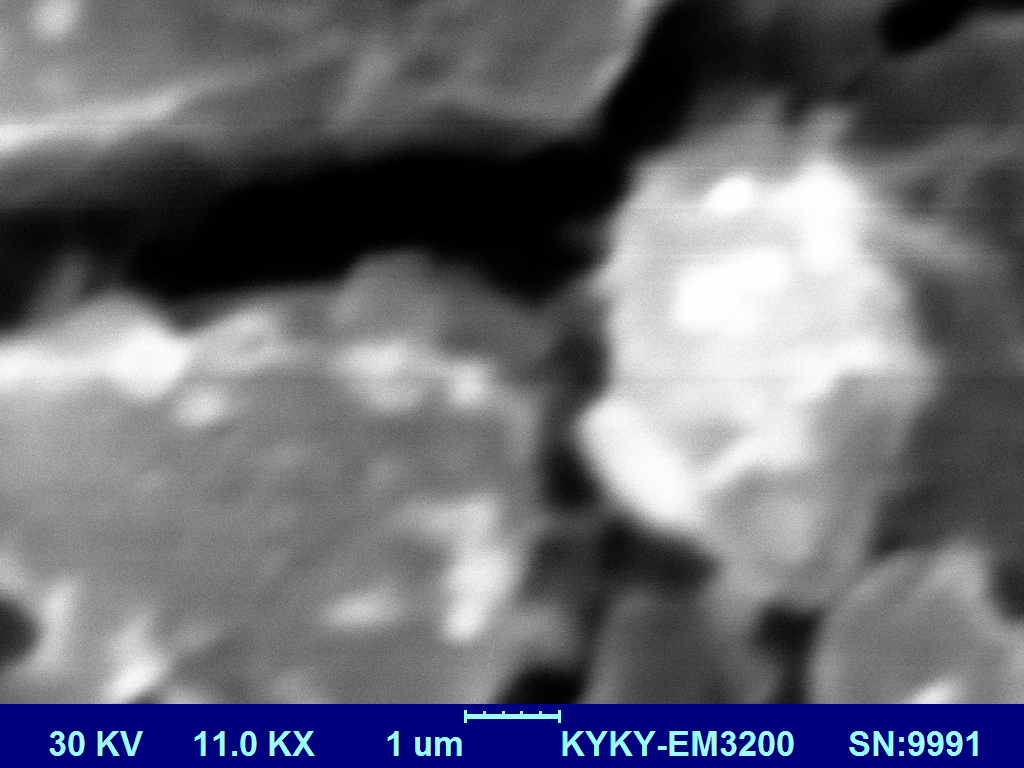
#> input picture SEM_experiment6/pic/400_11k.png, 1024 x 768 px; its folder holds 4 pictures in this run
$ python analyze_snr.py   (older library calls are emulated)
#> lines starting #> are read from the running program, lines starting #| are printed output that depends on the picture; after the words box and inside, x2 and y2 are one past the last pixel; in counts of white or black regions, pixels touching at a corner belong together
from __future__ import annotations

import argparse
import csv
import os
import re
import tempfile
from dataclasses import dataclass
from pathlib import Path

os.environ.setdefault("MPLCONFIGDIR", str(Path(tempfile.gettempdir()) / "matplotlib-cache"))

import cv2
import matplotlib.pyplot as plt
import numpy as np


FILENAME_RE = re.compile(
    r"^(?P<current>\d+(?:\.\d+)?)_(?P<magnification>\d+(?:\.\d+)?k)\.(?P<ext>png|jpg|jpeg|tif|tiff)$",
    re.IGNORECASE,
)


@dataclass(frozen=True)
class SNRRecord:
    current: float
    magnification: str
    filename: str
    width: int
    height: int
    roi: str
    mean_gray: float
    noise_sigma_flat: float
    snr_flat: float
    noise_sigma_all: float
    snr_all: float
    flat_pixel_fraction: float


def parse_args() -> argparse.Namespace:
    script_dir = Path(__file__).resolve().parent
    sem_dir = script_dir.parent

    parser = argparse.ArgumentParser(
        description="Analyze SEM SNR using high-pass residual noise estimation."
    )
    parser.add_argument(
        "--image-dir",
        type=Path,
        default=sem_dir / "pic",
        help="Directory containing SEM images named like 400_11k.png.",
    )
    parser.add_argument(
        "--magnification",
        default="11k",
        help="Magnification tag to analyze, matching the second number in each filename.",
    )
    parser.add_argument(
        "--crop-bottom",
        type=int,
        default=80,
        help=(
            "Pixels removed from the image bottom before analysis. "
            "Use 0 to include the full frame."
        ),
    )
    parser.add_argument(
        "--gaussian-sigma",
        type=float,
        default=3.0,
        help="Gaussian blur sigma used to estimate the low-frequency image background.",
    )
    parser.add_argument(
        "--flat-percentile",
        type=float,
        default=50.0,
        help=(
            "Percentile threshold of the smoothed-image Sobel gradient. "
            "Pixels below this threshold are treated as relatively flat."
        ),
    )
    parser.add_argument(
        "--out-dir",
        type=Path,
        default=sem_dir / "anly_data" / "snr",
        help="Directory for the output table and plot.",
    )
    return parser.parse_args()


def iter_image_files(image_dir: Path, magnification: str) -> list[tuple[Path, float, str]]:
    files: list[tuple[Path, float, str]] = []
    wanted_mag = magnification.lower()

    for path in image_dir.iterdir():
        if not path.is_file():
            continue
        match = FILENAME_RE.match(path.name)
        if not match:
            continue
        mag = match.group("magnification").lower()
        if mag != wanted_mag:
            continue
        files.append((path, float(match.group("current")), mag))
#> pass 2 of the loop in iter_image_files, `for path in image_dir.iterdir():`:

    return sorted(files, key=lambda item: item[1])


def read_gray_roi(path: Path, crop_bottom: int) -> tuple[np.ndarray, str]:
    gray = cv2.imread(str(path), cv2.IMREAD_GRAYSCALE)
    if gray is None:
        raise ValueError(f"Failed to read image: {path}")

    if crop_bottom < 0:
        raise ValueError("--crop-bottom must be non-negative.")
    if crop_bottom >= gray.shape[0]:
        raise ValueError(
            f"--crop-bottom={crop_bottom} is too large for {path.name} "
            f"with height {gray.shape[0]}."
        )
    if crop_bottom:
        gray = gray[:-crop_bottom, :]
        roi = f"x=0:{gray.shape[1]}, y=0:{gray.shape[0]} (bottom {crop_bottom}px cropped)"
    else:
        roi = f"x=0:{gray.shape[1]}, y=0:{gray.shape[0]} (full image)"

    return gray.astype(np.float64), roi


def estimate_snr(
    gray: np.ndarray,
    gaussian_sigma: float,
    flat_percentile: float,
) -> tuple[float, float, float, float, float]:
    if gaussian_sigma <= 0:
        raise ValueError("--gaussian-sigma must be positive.")
    if not 0 < flat_percentile <= 100:
        raise ValueError("--flat-percentile must be in (0, 100].")

    smooth = cv2.GaussianBlur(gray, ksize=(0, 0), sigmaX=gaussian_sigma, sigmaY=gaussian_sigma)
    highpass = gray - smooth

    grad_x = cv2.Sobel(smooth, cv2.CV_64F, 1, 0, ksize=3)
    grad_y = cv2.Sobel(smooth, cv2.CV_64F, 0, 1, ksize=3)
    gradient = np.sqrt(grad_x**2 + grad_y**2)
    threshold = float(np.percentile(gradient, flat_percentile))
    flat_mask = gradient <= threshold

    noise_sigma_all = float(highpass.std(ddof=0))
    noise_sigma_flat = float(highpass[flat_mask].std(ddof=0))
    mean_gray = float(gray.mean())
    snr_all = mean_gray / noise_sigma_all if noise_sigma_all else float("inf")
    snr_flat = mean_gray / noise_sigma_flat if noise_sigma_flat else float("inf")
    flat_pixel_fraction = float(flat_mask.mean())
    return noise_sigma_flat, snr_flat, noise_sigma_all, snr_all, flat_pixel_fraction


def analyze_images(
    image_dir: Path,
    magnification: str,
    crop_bottom: int,
    gaussian_sigma: float,
    flat_percentile: float,
) -> list[SNRRecord]:
    image_files = iter_image_files(image_dir, magnification)
    if not image_files:
        raise FileNotFoundError(
            f"No images matching '*_{magnification}.*' were found in {image_dir}."
        )

    records: list[SNRRecord] = []
    for path, current, mag in image_files:
        gray, roi = read_gray_roi(path, crop_bottom)
#> in read_gray_roi, `gray = gray[:-crop_bottom, :]`:
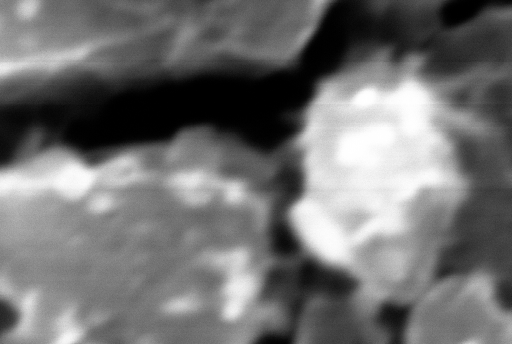
#> gray: shape (688, 1024) (shown at 1/2 size); min 0, max 255, mean 113.3
#> in analyze_images, `gray, roi = read_gray_roi(path, crop_bottom)`: roi = 'x=0:1024, y=0:688 (bottom 80px cropped)'
        noise_sigma_flat, snr_flat, noise_sigma_all, snr_all, flat_pixel_fraction = estimate_snr(
            gray, gaussian_sigma, flat_percentile
        )
#> in estimate_snr, `highpass = gray - smooth`:
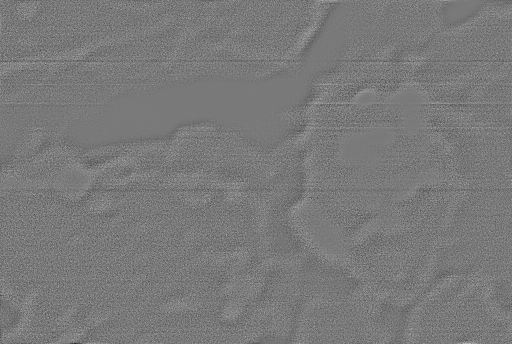
#> highpass: shape (688, 1024) float64 (shown at 1/2 size); min -29.54, max 32.26, mean 0; drawn with min black and max white
#> in estimate_snr, `grad_x = cv2.Sobel(smooth, cv2.CV_64F, 1, 0, ksize=3)`:
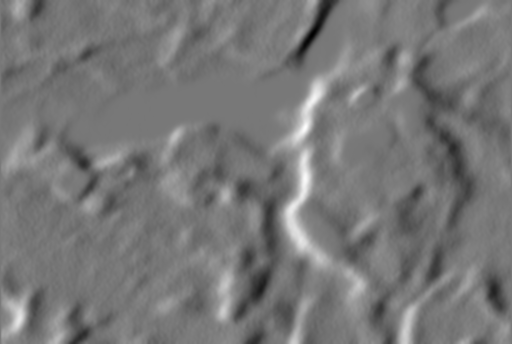
#> grad_x: shape (688, 1024) float64 (shown at 1/2 size); min -57.16, max 64.04, mean -0.4; drawn with min black and max white
#> in estimate_snr, `grad_y = cv2.Sobel(smooth, cv2.CV_64F, 0, 1, ksize=3)`:
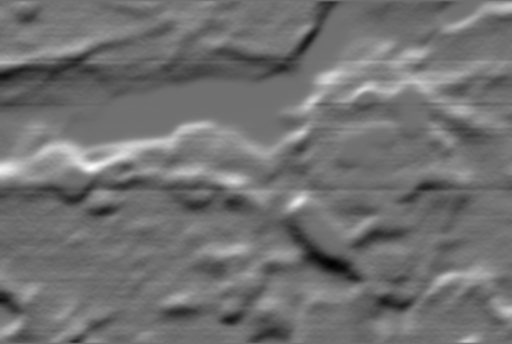
#> grad_y: shape (688, 1024) float64 (shown at 1/2 size); min -52.91, max 66.64, mean 0.4; drawn with min black and max white
#> in estimate_snr, `gradient = np.sqrt(grad_x**2 + grad_y**2)`:
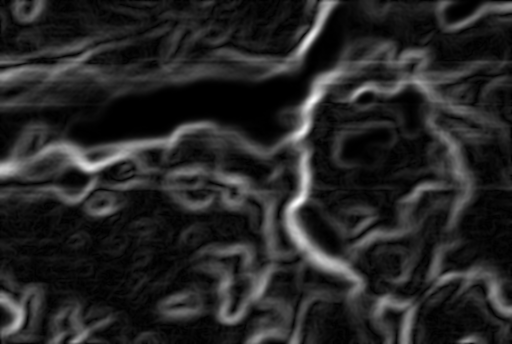
#> gradient: shape (688, 1024) float64 (shown at 1/2 size); min 0, max 74.8, mean 11.1; drawn with min black and max white
#> in estimate_snr, `threshold = float(np.percentile(gradient, flat_percentile))`: threshold = 7.65
#> in estimate_snr, `flat_mask = gradient <= threshold`:
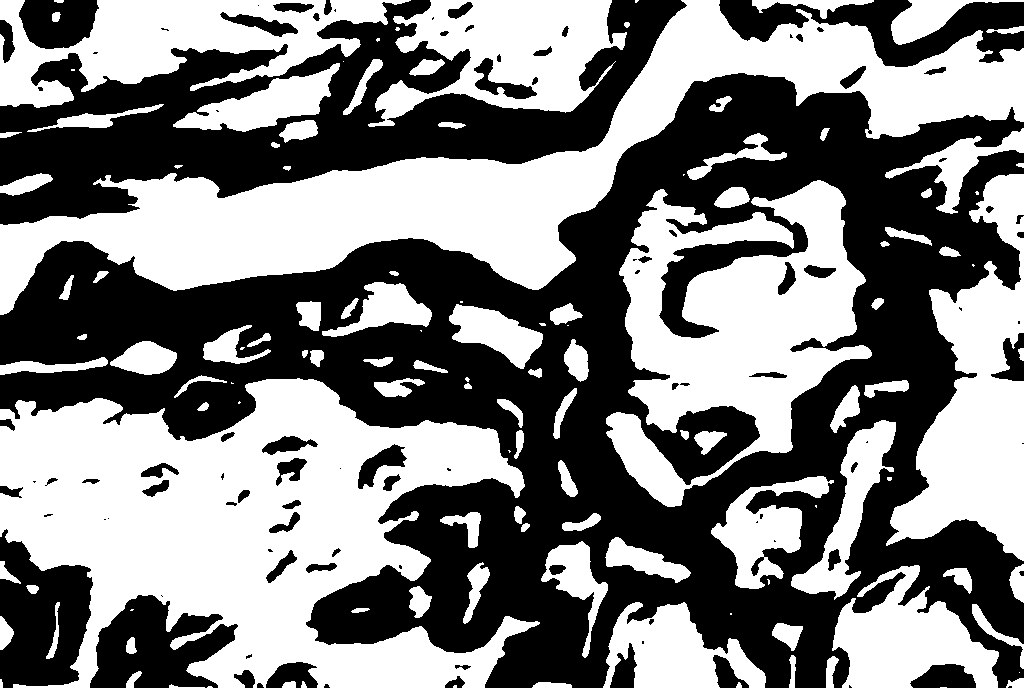
#> flat_mask: shape (688, 1024) bool; 50% white; 124 white regions (26 under 20 px), largest, box (x1, y1, x2, y2) and area: (0, 378, 540, 688) 92950, (0, 0, 1024, 315) 79182, (606, 180, 872, 507) 43041
#> in estimate_snr, `noise_sigma_all = float(highpass.std(ddof=0))`: noise_sigma_all = 4.89
#> in estimate_snr, `noise_sigma_flat = float(highpass[flat_mask].std(ddof=0))`: noise_sigma_flat = 4.58
#> in estimate_snr, `mean_gray = float(gray.mean())`: mean_gray = 113.3
#> in estimate_snr, `snr_all = mean_gray / noise_sigma_all if noise_sigma_all else float("i..`: snr_all = 23.18
#> in estimate_snr, `snr_flat = mean_gray / noise_sigma_flat if noise_sigma_flat else float..`: snr_flat = 24.72
#> in estimate_snr, `flat_pixel_fraction = float(flat_mask.mean())`: flat_pixel_fraction = 0.5
#> in analyze_images, `noise_sigma_flat, snr_flat, noise_sigma_all, snr_all, flat_pixel_fract..`: noise_sigma_flat = 4.58; snr_flat = 24.72; noise_sigma_all = 4.89; snr_all = 23.18; flat_pixel_fraction = 0.5
        records.append(
            SNRRecord(
                current=current,
                magnification=mag,
                filename=path.name,
                width=int(gray.shape[1]),
                height=int(gray.shape[0]),
                roi=roi,
                mean_gray=float(gray.mean()),
                noise_sigma_flat=noise_sigma_flat,
                snr_flat=snr_flat,
                noise_sigma_all=noise_sigma_all,
                snr_all=snr_all,
                flat_pixel_fraction=flat_pixel_fraction,
            )
        )
#> pass 2 of the loop in analyze_images, `for path, current, mag in image_files:`:
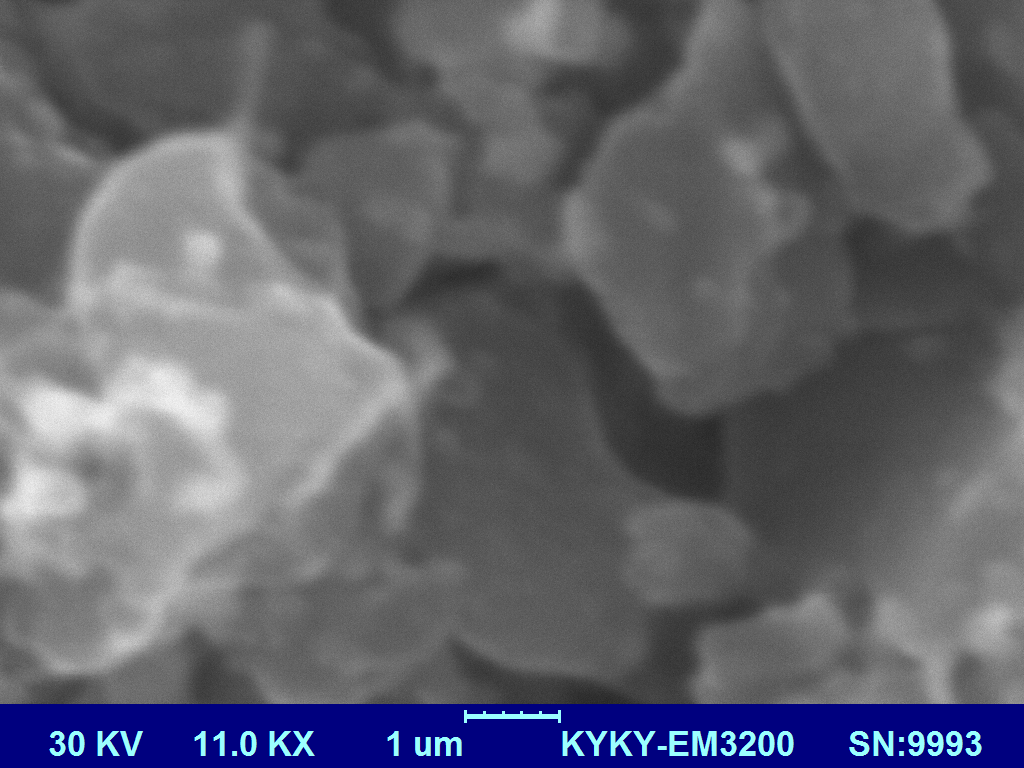
#> input picture SEM_experiment6/pic/450_11k.png, 1024 x 768 px
#> in estimate_snr (call 2), `gradient = np.sqrt(grad_x**2 + grad_y**2)`:
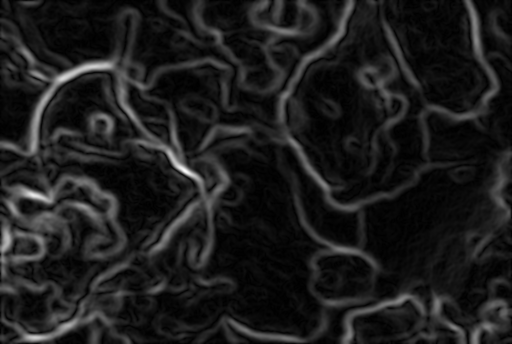
#> gradient: shape (688, 1024) float64 (shown at 1/2 size); min 0, max 58.04, mean 6.5; drawn with min black and max white
#> threshold = 4.32
#> in estimate_snr (call 2), `flat_mask = gradient <= threshold`:
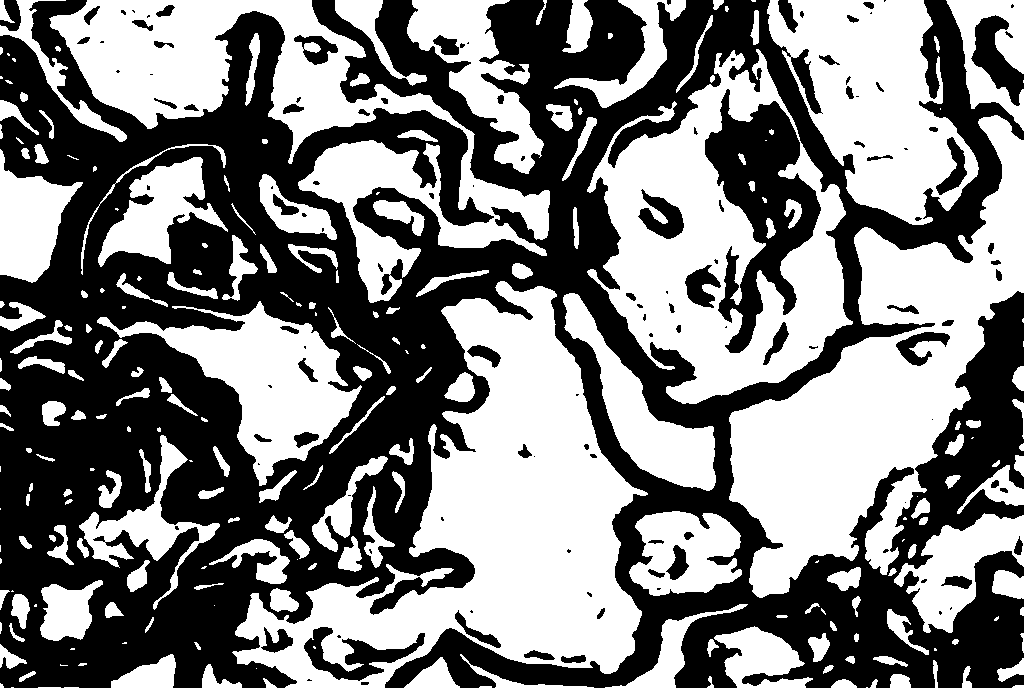
#> flat_mask: shape (688, 1024) bool; 50% white; 238 white regions (54 under 20 px), largest, box (x1, y1, x2, y2) and area: (232, 281, 648, 688) 67112, (729, 115, 1024, 598) 54042, (587, 49, 853, 404) 41717
#> in estimate_snr (call 2), `noise_sigma_all = float(highpass.std(ddof=0))`: noise_sigma_all = 3.74
#> in estimate_snr (call 2), `noise_sigma_flat = float(highpass[flat_mask].std(ddof=0))`: noise_sigma_flat = 3.52
#> mean_gray = 105.7
#> in estimate_snr (call 2), `snr_all = mean_gray / noise_sigma_all if noise_sigma_all else float("i..`: snr_all = 28.28
#> in estimate_snr (call 2), `snr_flat = mean_gray / noise_sigma_flat if noise_sigma_flat else float..`: snr_flat = 30
#> in analyze_images, `noise_sigma_flat, snr_flat, noise_sigma_all, snr_all, flat_pixel_fract..`: noise_sigma_flat = 3.52; snr_flat = 30; noise_sigma_all = 3.74; snr_all = 28.28

    return records


def write_csv(records: list[SNRRecord], csv_path: Path) -> None:
    csv_path.parent.mkdir(parents=True, exist_ok=True)
    with csv_path.open("w", newline="", encoding="utf-8") as handle:
        writer = csv.writer(handle)
        writer.writerow(
            [
                "current",
                "magnification",
                "filename",
                "width",
                "height",
                "roi",
                "mean_gray",
                "noise_sigma_flat",
                "snr_flat",
                "noise_sigma_all",
                "snr_all",
                "flat_pixel_fraction",
            ]
        )
        for record in records:
            writer.writerow(
                [
                    f"{record.current:g}",
                    record.magnification,
                    record.filename,
                    record.width,
                    record.height,
                    record.roi,
                    f"{record.mean_gray:.6f}",
                    f"{record.noise_sigma_flat:.6f}",
                    f"{record.snr_flat:.6f}",
                    f"{record.noise_sigma_all:.6f}",
                    f"{record.snr_all:.6f}",
                    f"{record.flat_pixel_fraction:.6f}",
                ]
            )


def write_markdown(records: list[SNRRecord], md_path: Path) -> None:
    md_path.parent.mkdir(parents=True, exist_ok=True)
    lines = [
        "| current | magnification | file | mean gray | noise sigma flat | SNR flat | noise sigma all | SNR all | flat fraction |",
        "|---:|:---:|:---|---:|---:|---:|---:|---:|---:|",
    ]
    for record in records:
        lines.append(
            "| "
            f"{record.current:g} | "
            f"{record.magnification} | "
            f"{record.filename} | "
            f"{record.mean_gray:.3f} | "
            f"{record.noise_sigma_flat:.3f} | "
            f"{record.snr_flat:.3f} | "
            f"{record.noise_sigma_all:.3f} | "
            f"{record.snr_all:.3f} | "
            f"{record.flat_pixel_fraction:.3f} |"
        )
    md_path.write_text("\n".join(lines) + "\n", encoding="utf-8")


def plot_snr(records: list[SNRRecord], plot_path: Path) -> None:
    currents = [record.current for record in records]
    snr_flat_values = [record.snr_flat for record in records]
    snr_all_values = [record.snr_all for record in records]

    fig, ax = plt.subplots(figsize=(7.0, 4.5), dpi=160)
    ax.plot(currents, snr_flat_values, marker="o", linewidth=1.8, label="flat-region SNR")
    ax.plot(currents, snr_all_values, marker="s", linewidth=1.4, alpha=0.72, label="whole-ROI SNR")
    ax.set_xlabel("Condenser current")
    ax.set_ylabel("SNR = mean gray / noise sigma")
    ax.set_title(f"SEM SNR vs condenser current ({records[0].magnification})")
    ax.grid(True, alpha=0.28)
    ax.set_axisbelow(True)
    ax.margins(y=0.12)
    ax.legend(frameon=False)

    best = max(records, key=lambda record: record.snr_flat)
    ax.scatter([best.current], [best.snr_flat], s=70, zorder=3)
    ax.annotate(
        f"max: {best.current:g}",
        xy=(best.current, best.snr_flat),
        xytext=(8, 8),
        textcoords="offset points",
        fontsize=9,
    )

    fig.tight_layout()
    plot_path.parent.mkdir(parents=True, exist_ok=True)
    fig.savefig(plot_path)
    plt.close(fig)


def print_table(records: list[SNRRecord]) -> None:
    print("current  magnification  mean_gray  noise_sigma_flat  snr_flat  noise_sigma_all  snr_all")
    for record in records:
        print(
            f"{record.current:7g}  {record.magnification:>13}  "
            f"{record.mean_gray:9.3f}  {record.noise_sigma_flat:16.3f}  "
            f"{record.snr_flat:8.3f}  {record.noise_sigma_all:15.3f}  "
            f"{record.snr_all:7.3f}"
        )


def main() -> None:
    args = parse_args()
    records = analyze_images(
        args.image_dir,
        args.magnification,
        args.crop_bottom,
        args.gaussian_sigma,
        args.flat_percentile,
    )
#> records = 2 items

    suffix = args.magnification.lower().replace(".", "p")
    csv_path = args.out_dir / f"snr_data_{suffix}.csv"
    md_path = args.out_dir / f"snr_data_{suffix}.md"
    plot_path = args.out_dir / f"snr_vs_current_{suffix}.png"

    write_csv(records, csv_path)
#> the loop in write_csv, `for record in records:` made 2 passes
    write_markdown(records, md_path)
#> the loop in write_markdown, `for record in records:` made 2 passes
#> after the loop in write_markdown, `for record in records:`: lines = 4 items
    plot_snr(records, plot_path)
#> in plot_snr, `currents = [record.current for record in records]`: currents = [400, 450]
#> in plot_snr, `snr_flat_values = [record.snr_flat for record in records]`: snr_flat_values = [24.72, 30]
#> in plot_snr, `snr_all_values = [record.snr_all for record in records]`: snr_all_values = [23.18, 28.28]
#> in plot_snr, `fig.savefig(plot_path)`:
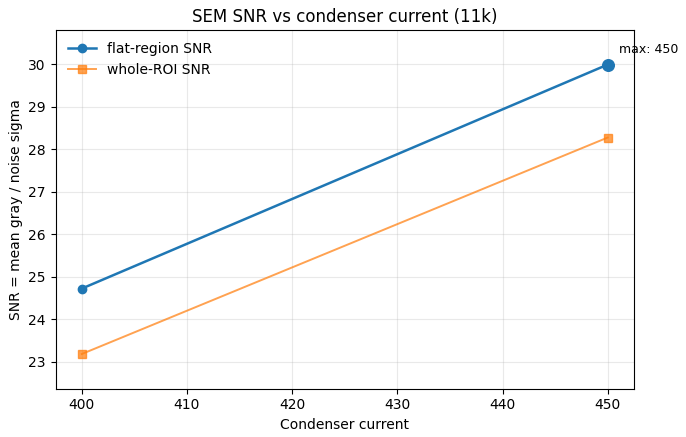
#> figure drawn by matplotlib, 1 panel
    print_table(records)
#> the loop in print_table, `for record in records:` made 2 passes
#|     400            11k    113.315             4.584    24.720            4.889   23.179
#|     450            11k    105.664             3.523    29.997            3.737   28.278
    print()
    print(f"Wrote: {csv_path}")
    print(f"Wrote: {md_path}")
    print(f"Wrote: {plot_path}")


if __name__ == "__main__":
    main()
